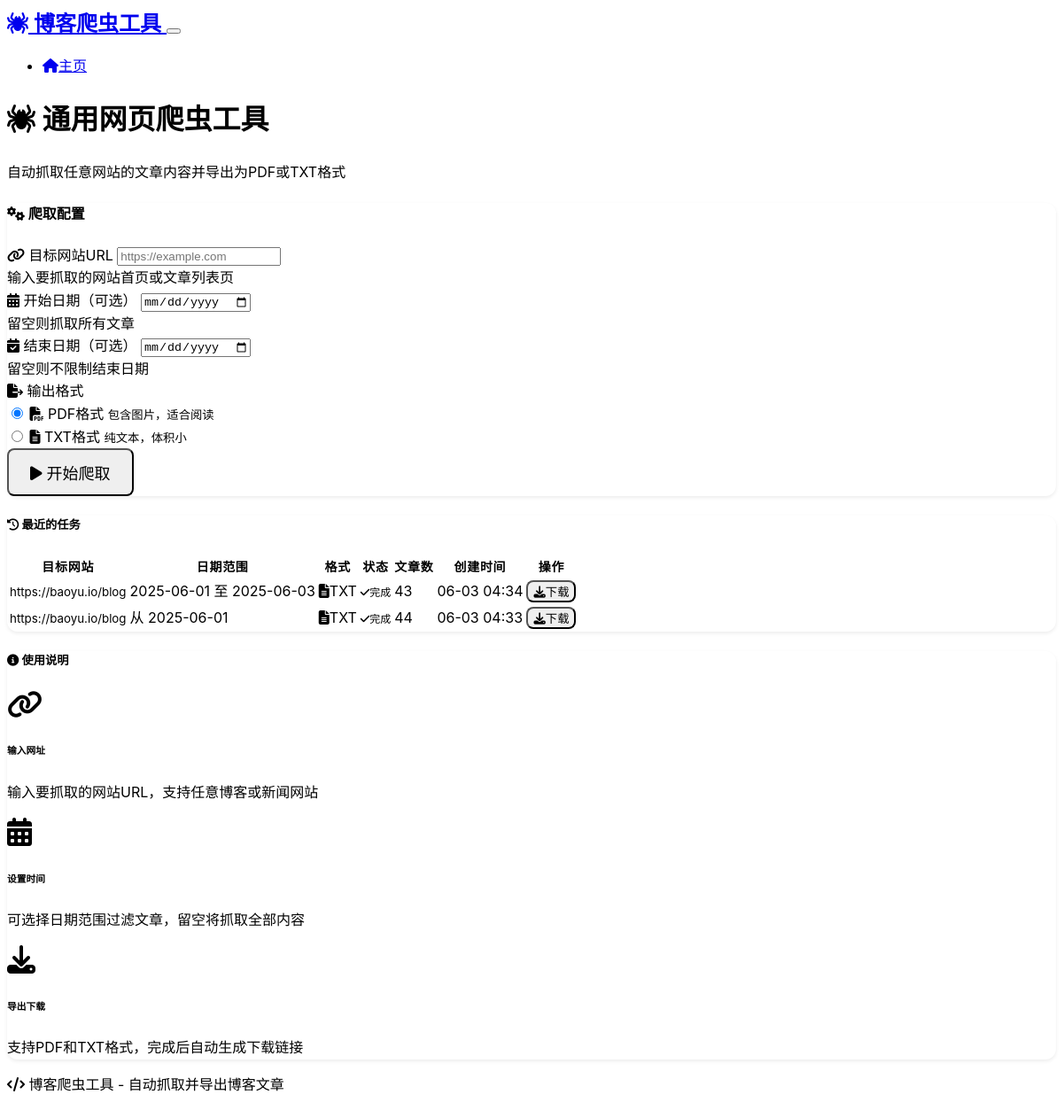
The page / on the database its author committed.
### models.py (models this page shows)
class ScrapeJob(db.Model):
    id = db.Column(db.Integer, primary_key=True)
    target_url = db.Column(db.String(1000), nullable=False)  # 目标网站URL
    start_date = db.Column(db.Date, nullable=True)  # 开始日期可选
    end_date = db.Column(db.Date, nullable=True)   # 结束日期可选
    output_format = db.Column(db.String(10), nullable=False)  # 'pdf' or 'txt'
    status = db.Column(db.String(20), default='pending')  # pending, running, completed, failed
    created_at = db.Column(db.DateTime, default=datetime.utcnow)
    completed_at = db.Column(db.DateTime)
    articles_count = db.Column(db.Integer, default=0)
    file_path = db.Column(db.String(255))
    error_message = db.Column(db.Text)

### routes.py (the view)
@app.route('/')
def index():
    recent_jobs = ScrapeJob.query.order_by(ScrapeJob.created_at.desc()).limit(5).all()
    return render_template('index.html', recent_jobs=recent_jobs)

### templates/index.html (shortened to what this page needs)
{% extends "base.html" %}
{% block content %}
<div class="row">
    <div class="col-lg-8 mx-auto">
        <div class="text-center mb-5">
            <h1 class="display-4 mb-3">
                <i class="fas fa-spider text-primary me-3"></i>
                通用网页爬虫工具
            </h1>
            <p class="lead text-muted">
                自动抓取任意网站的文章内容并导出为PDF或TXT格式
            </p>
        </div>
        <div class="card mb-4">
            <div class="card-header">
                <h4 class="card-title mb-0">
                    <i class="fas fa-cogs me-2"></i>
                    爬取配置
                </h4>
            </div>
            <div class="card-body">
                <form id="scrapeForm">
                    <div class="mb-3">
                        <label for="targetUrl" class="form-label">
                            <i class="fas fa-link me-1"></i>
                            目标网站URL
                        </label>
                        <input type="url" class="form-control" id="targetUrl" name="target_url"
                               placeholder="https://example.com" required>
                        <div class="form-text">输入要抓取的网站首页或文章列表页</div>
                    </div>
                    <div class="row">
                        <div class="col-md-6 mb-3">
                            <label for="startDate" class="form-label">
                                <i class="fas fa-calendar-alt me-1"></i>
                                开始日期（可选）
                            </label>
                            <input type="date" class="form-control" id="startDate" name="start_date">
                            <div class="form-text">留空则抓取所有文章</div>
                        </div>
                        <div class="col-md-6 mb-3">
                            <label for="endDate" class="form-label">
                                <i class="fas fa-calendar-check me-1"></i>
                                结束日期（可选）
                            </label>
                            <input type="date" class="form-control" id="endDate" name="end_date">
                            <div class="form-text">留空则不限制结束日期</div>
                        </div>
                    </div>
                    <div class="mb-3">
                        <label class="form-label">
                            <i class="fas fa-file-export me-1"></i>
                            输出格式
                        </label>
                        <div class="row">
                            <div class="col-md-6">
                                <div class="form-check">
                                    <input class="form-check-input" type="radio" name="output_format" id="formatPdf" value="pdf" checked>
                                    <label class="form-check-label" for="formatPdf">
                                        <i class="fas fa-file-pdf text-danger me-2"></i>
                                        PDF格式
                                        <small class="d-block text-muted">包含图片，适合阅读</small>
                                    </label>
                                </div>
                            </div>
                            <div class="col-md-6">
                                <div class="form-check">
                                    <input class="form-check-input" type="radio" name="output_format" id="formatTxt" value="txt">
                                    <label class="form-check-label" for="formatTxt">
                                        <i class="fas fa-file-alt text-info me-2"></i>
                                        TXT格式
                                        <small class="d-block text-muted">纯文本，体积小</small>
                                    </label>
                                </div>
                            </div>
                        </div>
                    </div>
                    <div class="d-grid">
                        <button type="submit" class="btn btn-primary btn-lg" id="startScrapeBtn">
                            <i class="fas fa-play me-2"></i>
                            开始爬取
                        </button>
                    </div>
                </form>
            </div>
        </div>
        {% if recent_jobs %}
        <div class="card">
            <div class="card-header">
                <h5 class="card-title mb-0">
                    <i class="fas fa-history me-2"></i>
                    最近的任务
                </h5>
            </div>
            <div class="card-body">
                <div class="table-responsive">
                    <table class="table table-hover">
                        <thead>
                            <tr>
                                <th>目标网站</th>
                                <th>日期范围</th>
                                <th>格式</th>
                                <th>状态</th>
                                <th>文章数</th>
                                <th>创建时间</th>
                                <th>操作</th>
                            </tr>
                        </thead>
                        <tbody>
                            {% for job in recent_jobs %}
                            <tr>
                                <td>
                                    <small>{{ job.target_url }}</small>
                                </td>
                                <td>
                                    {% if job.start_date and job.end_date %}
                                        {{ job.start_date.strftime('%Y-%m-%d') }}
                                        至
                                        {{ job.end_date.strftime('%Y-%m-%d') }}
                                    {% elif job.start_date %}
                                        从 {{ job.start_date.strftime('%Y-%m-%d') }}
                                    {% elif job.end_date %}
                                        至 {{ job.end_date.strftime('%Y-%m-%d') }}
                                    {% else %}
                                        全部文章
                                    {% endif %}
                                </td>
                                <td>
                                    {% if job.output_format == 'pdf' %}
                                        <i class="fas fa-file-pdf text-danger me-1"></i>PDF
                                    {% else %}
                                        <i class="fas fa-file-alt text-info me-1"></i>TXT
                                    {% endif %}
                                </td>
                                <td>
                                    {% if job.status == 'completed' %}
                                        <span class="badge bg-success">
                                            <i class="fas fa-check me-1"></i>完成
                                        </span>
                                    {% elif job.status == 'running' %}
                                        <span class="badge bg-primary">
                                            <i class="fas fa-spinner fa-spin me-1"></i>运行中
                                        </span>
                                    {% elif job.status == 'failed' %}
                                        <span class="badge bg-danger">
                                            <i class="fas fa-times me-1"></i>失败
                                        </span>
                                    {% else %}
                                        <span class="badge bg-secondary">
                                            <i class="fas fa-clock me-1"></i>等待中
                                        </span>
                                    {% endif %}
                                </td>
                                <td>{{ job.articles_count or 0 }}</td>
                                <td>{{ job.created_at.strftime('%m-%d %H:%M') }}</td>
                                <td>
                                    {% if job.status == 'completed' %}
                                        <button class="btn btn-sm btn-outline-success"
                                                onclick="downloadFile({{ job.id }})">
                                            <i class="fas fa-download me-1"></i>下载
                                        </button>
                                    {% endif %}
                                </td>
                            </tr>
                            {% endfor %}
                        </tbody>
                    </table>
                </div>
            </div>
        </div>
        {% endif %}
    </div>
</div>
<div class="row mt-5">
    <div class="col-lg-8 mx-auto">
        <div class="card border-0 bg-transparent">
            <div class="card-body">
                <h5 class="card-title text-center mb-4">
                    <i class="fas fa-info-circle me-2"></i>
                    使用说明
                </h5>
                <div class="row">
                    <div class="col-md-4 text-center mb-3">
                        <div class="text-primary mb-2">
                            <i class="fas fa-link fa-2x"></i>
                        </div>
                        <h6>输入网址</h6>
                        <p class="text-muted small">输入要抓取的网站URL，支持任意博客或新闻网站</p>
                    </div>
                    <div class="col-md-4 text-center mb-3">
                        <div class="text-success mb-2">
                            <i class="fas fa-calendar-alt fa-2x"></i>
                        </div>
                        <h6>设置时间</h6>
                        <p class="text-muted small">可选择日期范围过滤文章，留空将抓取全部内容</p>
                    </div>
                    <div class="col-md-4 text-center mb-3">
                        <div class="text-info mb-2">
                            <i class="fas fa-download fa-2x"></i>
                        </div>
                        <h6>导出下载</h6>
                        <p class="text-muted small">支持PDF和TXT格式，完成后自动生成下载链接</p>
                    </div>
                </div>
            </div>
        </div>
    </div>
</div>
{% endblock %}

### templates/base.html (shortened to what this page needs)
<!DOCTYPE html>
<html lang="zh-CN" data-bs-theme="dark">
<head>
    <link href="https://cdn.replit.com/agent/bootstrap-agent-dark-theme.min.css" rel="stylesheet">
    <link rel="stylesheet" href="https://cdnjs.cloudflare.com/ajax/libs/font-awesome/6.4.0/css/all.min.css">
    <link rel="stylesheet" href="{{ url_for('static', filename='css/style.css') }}">
</head>
<body>
    <nav class="navbar navbar-expand-lg navbar-dark bg-dark">
        <div class="container">
            <a class="navbar-brand" href="{{ url_for('index') }}">
                <i class="fas fa-spider me-2"></i>
                博客爬虫工具
            </a>
            <button class="navbar-toggler" type="button" data-bs-toggle="collapse" data-bs-target="#navbarNav">
            </button>
            <div class="collapse navbar-collapse" id="navbarNav">
                <ul class="navbar-nav ms-auto">
                    <li class="nav-item">
                        <a class="nav-link" href="{{ url_for('index') }}">
                            <i class="fas fa-home me-1"></i>主页
                        </a>
                    </li>
                </ul>
            </div>
        </div>
    </nav>
    <main class="container my-4">
        {% block content %}{% endblock %}
    </main>
    <footer class="bg-dark text-light py-4 mt-5">
        <div class="container text-center">
            <p class="mb-0">
                <i class="fas fa-code me-2"></i>
                博客爬虫工具 - 自动抓取并导出博客文章
            </p>
        </div>
    </footer>
</body>
</html>

### static/css/style.css (style rules this page uses)
:root { --primary-color: #0d6efd; --success-color: #198754; --danger-color: #dc3545; --warning-color: #ffc107; --info-color: #0dcaf0; --dark-color: #212529; --light-color: #f8f9fa; }
body { font-family: -apple-system, BlinkMacSystemFont, "Segoe UI", Roboto, "Helvetica Neue", Arial, sans-serif; line-height: 1.6; }
.navbar-brand { font-weight: 600; font-size: 1.5rem; }
.card { border-radius: 0.75rem; box-shadow: 0 0.125rem 0.25rem rgba(0, 0, 0, 0.075); transition: box-shadow 0.15s ease-in-out; }
.form-check-input:checked { background-color: var(--primary-color); border-color: var(--primary-color); }
.btn { border-radius: 0.5rem; font-weight: 500; transition: all 0.2s ease-in-out; }
.btn-lg { padding: 0.75rem 1.5rem; font-size: 1.125rem; }
.badge { font-size: 0.75rem; font-weight: 500; border-radius: 0.375rem; }
.table { border-radius: 0.5rem; overflow: hidden; }
.table th { background-color: rgba(0, 0, 0, 0.05); border-top: none; font-weight: 600; text-transform: uppercase; font-size: 0.875rem; letter-spacing: 0.05em; }
[data-bs-theme="dark"] .card { background-color: var(--bs-dark); border-color: var(--bs-gray-800); }
[data-bs-theme="dark"] .table th { background-color: rgba(255, 255, 255, 0.05); }

### rows shown on the page
ScrapeJob: target_url "https://baoyu.io/blog", start_date "2025-06-01", end_date "2025-06-03", output_format "txt" (drawn), status "completed" (drawn), articles_count "43", created_at "06-03 04:34"
ScrapeJob: target_url "https://baoyu.io/blog", start_date "2025-06-01", output_format "txt" (drawn), status "completed" (drawn), articles_count "44", created_at "06-03 04:33"
